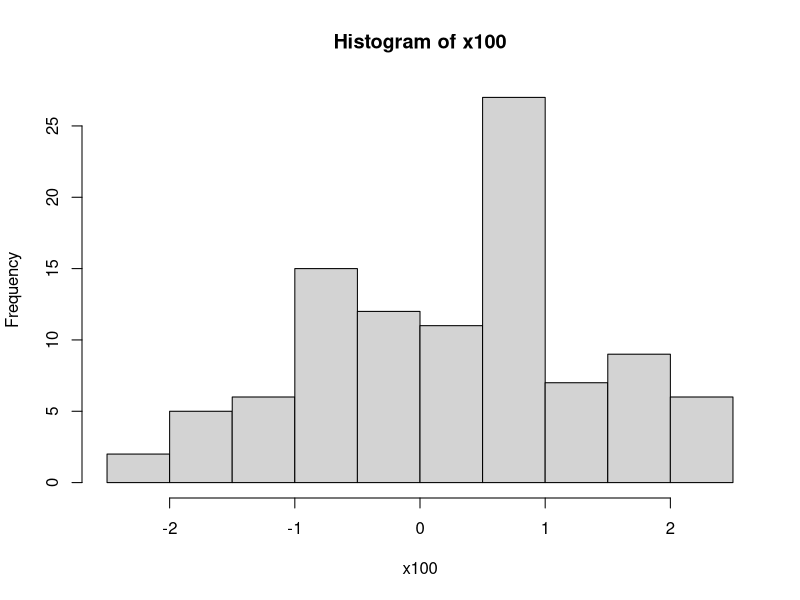
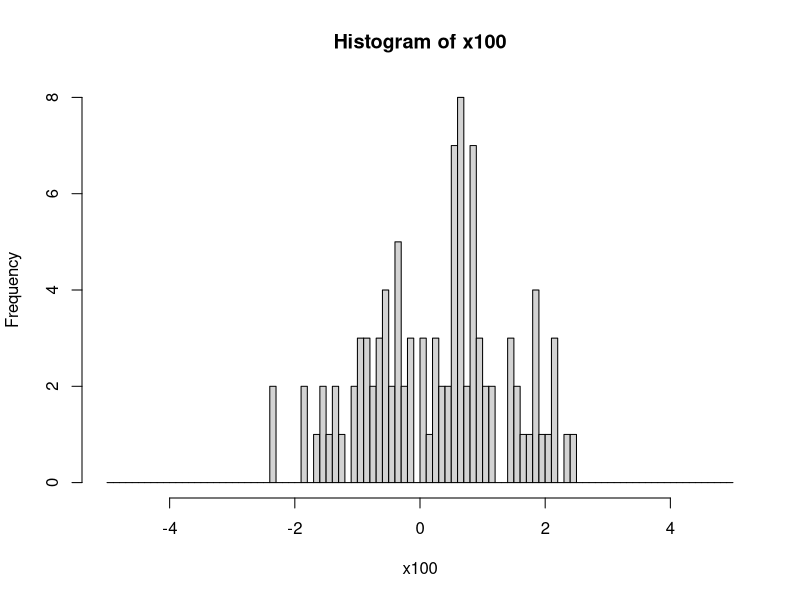
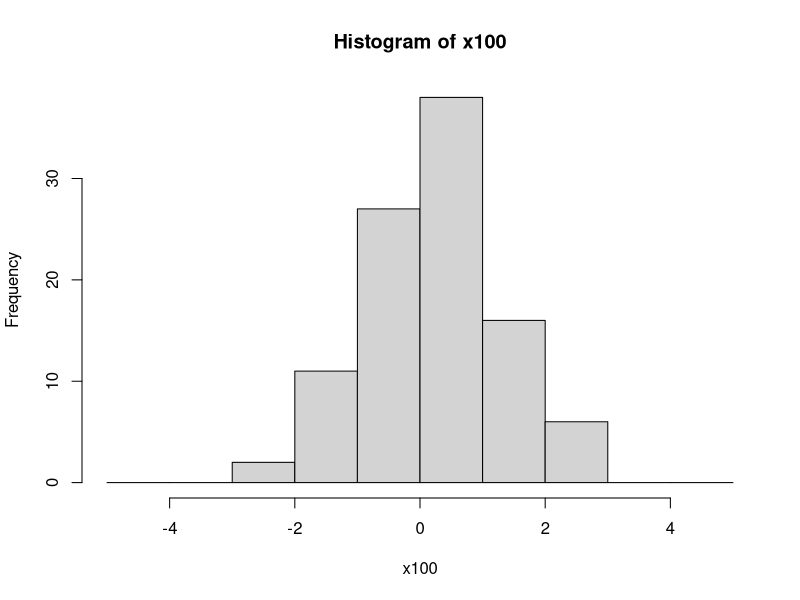

These charts were generated, in order, by the following R code:
#########################################
#
# 行動計量学会第19回春の合宿セミナー
#　　サンプルスクリプト
#      Lesson 2 Rの基本操作(後半)
#
#　　(c) Koij Kosugi(@kosugitti)
#
#########################################

# 数値例を発生
set.seed(12345)
# 標準正規分布から発生する100個の乱数をつくってみる
x100 <- rnorm(100,0,1)
mean(x100)        # 平均値
var(x100)         # 分散
sd(x100)          # 標準偏差
max(x100)         # 最大値
min(x100)         # 最小値
median(x100)      # 中央値

# パーセンタイル
# 0%, 25%, 50%, 75%, 100%
quantile(x100,probs=c(0,0.25,0.5,0.75,1))

################

# 最頻値の関数はないのでヒストグラムから作る
h1 <- hist(x100)
h1$mids[which.max(h1$counts)]
# 階級幅を変える
h2 <- hist(x100,breaks=seq(-5,5,0.1))
h2$mids[which.max(h2$counts)]
# 階級幅が違うと最頻値は変わる
h3 <- hist(x100,breaks=seq(-5,5,1))
h3$mids[which.max(h3$counts)]

################
# 毎回答えが違う
x100.1 <- rnorm(100,0,1)
x100.2 <- rnorm(100,0,1)
x100.3 <- rnorm(100,0,1)

mean(x100.1)
mean(x100.2)
mean(x100.3)

# サンプルサイズを増やすと理論値に近づく
x1000 <-  rnorm(1000,0,1)
mean(x1000)

x10000 <- rnorm(10000,0,1)
mean(x10000)

x100000 <-  rnorm(100000,0,1)
mean(x100000)


quantile(x100000,probs=c(0,0.25,0.33,0.75,1))
qnorm(0.25,0,1)
qnorm(0.33,0,1)
qnorm(0.75,0,1)
